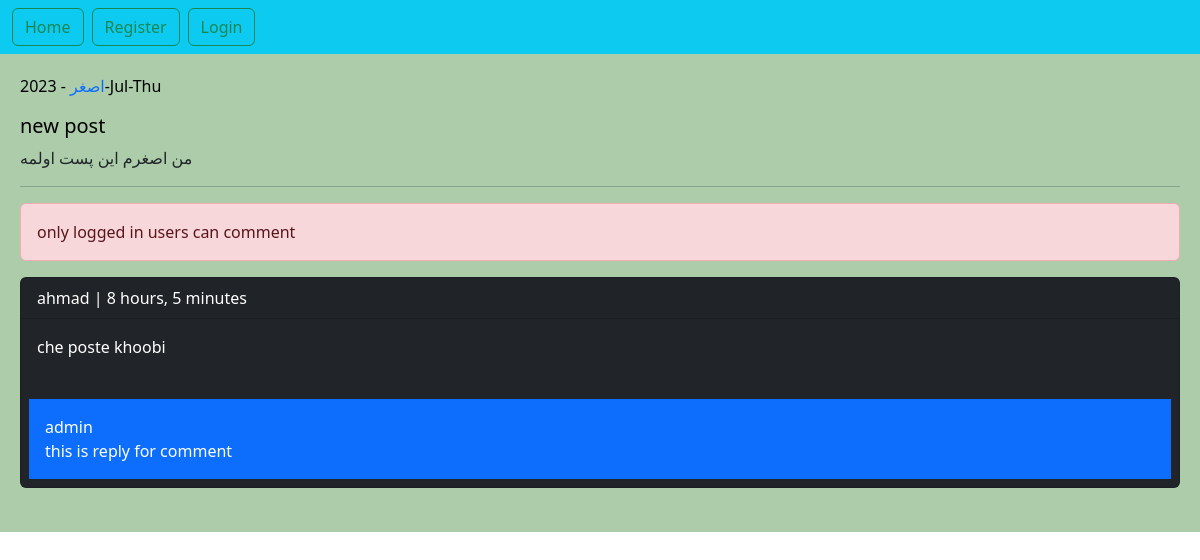
The app's page /post/13/mn-sgrm-yn-pst-wlmh/ with its own data.
### home/models.py (models this page shows, shortened)
class Post(models.Model):
    user = models.ForeignKey(User, on_delete=models.CASCADE,
                             related_name='posts')  # اگر یک یوزر حذف شد پست هایش نیز حذف می شود.
    title = models.CharField(max_length=240)
    body = models.TextField()
    slug = models.SlugField()
    created = models.DateTimeField(auto_now_add=True)
    updated = models.DateTimeField(auto_now=True)
    class Meta:
        ordering = ['-created']  # مرتب سازی پست ها بر اساس تاریخ

class Comment(models.Model):
    user = models.ForeignKey(User, on_delete=models.CASCADE, related_name='ucomments')
    post = models.ForeignKey(Post, on_delete=models.CASCADE, related_name='pcomments')
    reply = models.ForeignKey('self', on_delete=models.CASCADE, related_name='rcomments', blank=True, null=True)
    is_reply = models.BooleanField(default=False)
    body = models.TextField(max_length=400)
    created = models.DateTimeField(auto_now_add=True)

### home/views.py (the view, shortened to what this page needs)
# urls.py: path('post/<int:post_id>/<slug:post_slug>/', views.PostDetailView.as_view(), name='post_detail'),
class PostDetailView(View):
    form_class = CommentCreateForm
    form_class_reply = CommentReplyForm
    def setup(self, request, *args, **kwargs):
        self.post_instance = get_object_or_404(Post, pk=kwargs['post_id'], slug=kwargs['post_slug'])
        return super().setup(request, *args, **kwargs)
    def get(self, request, *args, **kwargs):
        comments = self.post_instance.pcomments.filter(is_reply=False)
        can_like = False
        if request.user.is_authenticated and self.post_instance.user_can_like(request.user):
            can_like = True
        return render(request, 'home/detail.html',
                      {'post': self.post_instance,
                       'comments': comments,
                       'form': self.form_class,
                       'reply_form': self.form_class_reply,
                       'can_like': can_like
                       })

### home/templates/home/detail.html (shortened to what this page needs)
{% extends 'base.html' %}
{% block content %}
    <p style="color: black;"><a href="{% url 'account:user_profile' post.user.id %}"
                                style="text-decoration: none">{{ post.user }}</a> - {{ post.updated|date:"Y-M-D" }}</p>
    <h5 style="color: black">{{ post.title }}</h5>
    <p>{{ post.body }}</p>
    <hr>
    {% if request.user.is_authenticated %}
        <a href="{% url 'home:post_like' post.id %}" class="{% if can_like %}
        disabled
        {% endif %} btn btn-primary col-md-2">Like {{ post.likes_count }}</a>
        <form action="" method="post">
            {% csrf_token %}
            {{ form.as_div }}
            <input type="submit" value="send">
        </form>
        <br>
    {% else %}
        <p class="alert alert-danger">only logged in users can comment</p>
    {% endif %}
    {% for comment in comments %}
        <div class="card bg-dark text-white">
            <p class="card-header">{{ comment.user }} | {{ comment.created | timesince }}</p>
            <p class="card-body">{{ comment.body }}</p>
            {% with replies=comment.rcomments.all %}
                {% for reply in replies %}
                    <p class="bg-primary p-3 m-2">{{ reply.user }}<br> {{ reply.body }}</p>
                {% endfor %}
            {% endwith %}
        </div>
        <br>
    {% empty %}
        <p>No comments yet!</p>
    {% endfor %}
{% endblock %}

### records on screen
Post: user "اصغر", updated "2023-Jul-Thu", title "new post", body "من اصغرم این پست اولمه"
Comment: user "ahmad", created "8 hours, 5 minutes", body "che poste khoobi"
Comment: user "admin", body "this is reply for comment"
